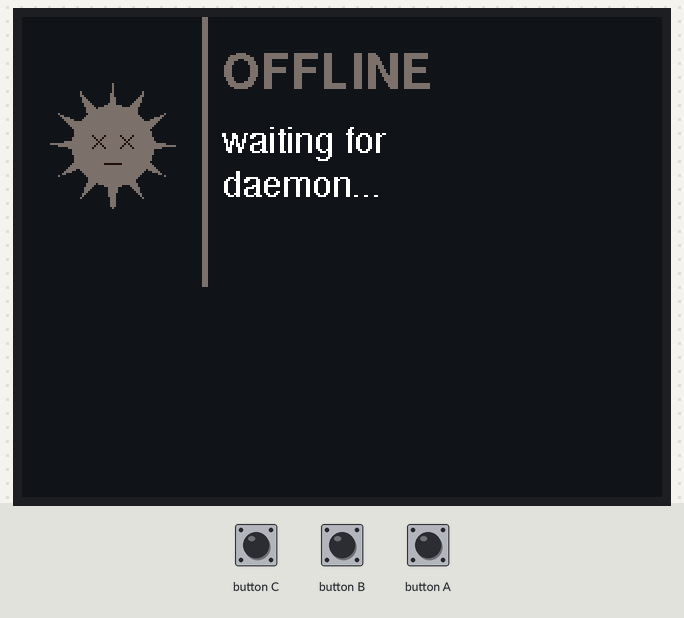
The program below on a simulated ESP32. On the bench: 320×240 colour display. The inputs (shaded band) are chosen by the test bench. Nothing arrives over Bluetooth unless stated; a phone connects over Bluetooth LE 3 s after start.

Above: at 1.4 s.
1.5 s: button A pressed for 0.15 s
At 2.6 s:
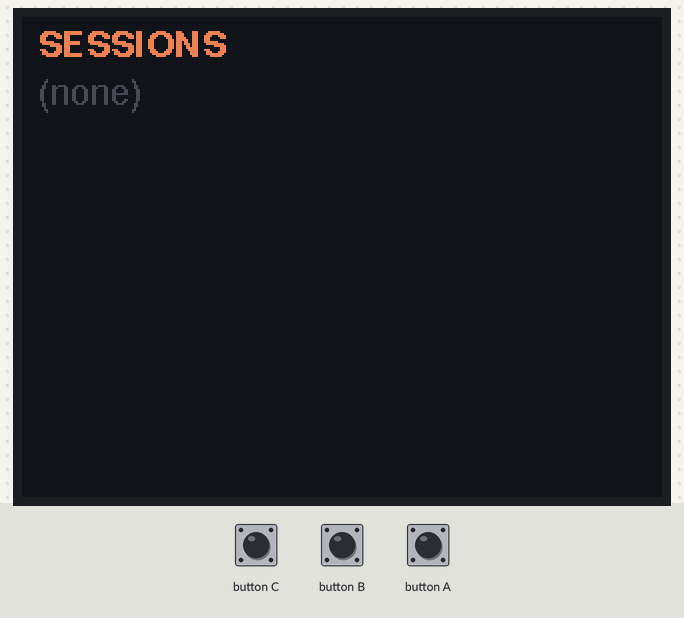
3.1 s: button B pressed for 0.15 s
At 3.8 s:
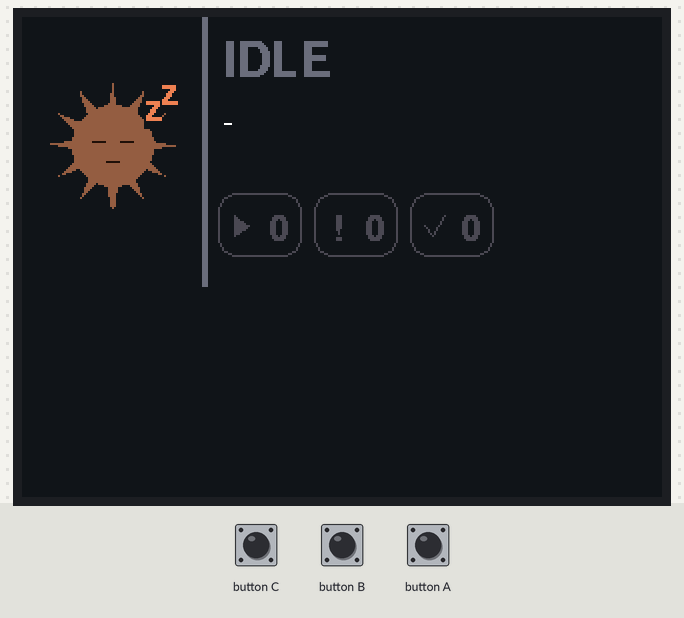
4.7 s: button A pressed for 1 s
At 6.0 s:
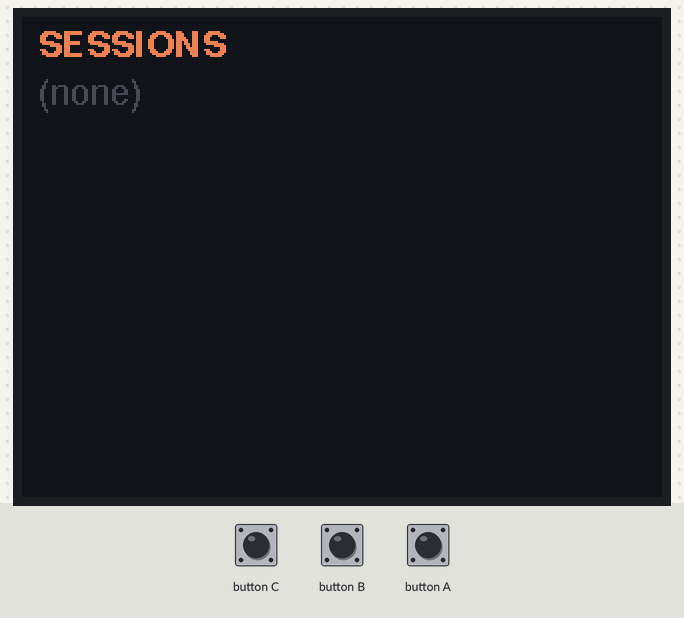
7.2 s: button B pressed for 1 s
At 7.26 s:
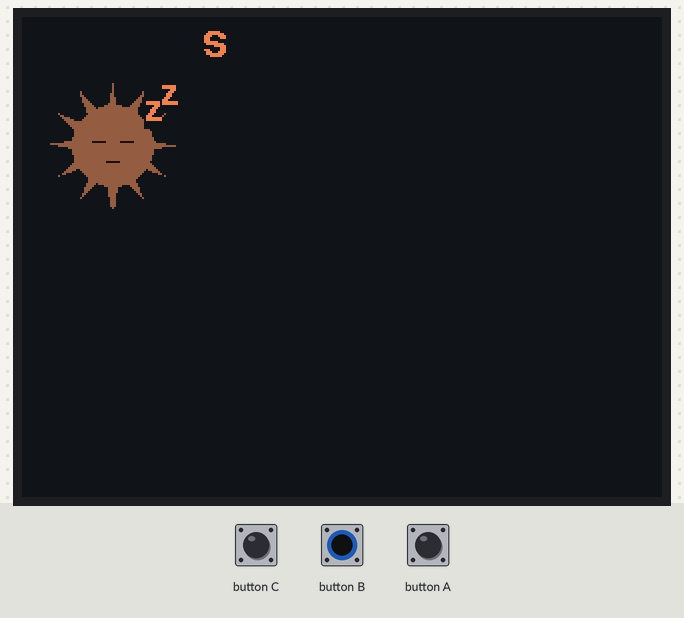
Timing chart, 0 to 10.2 s (numbered marks = the images above; inputs shaded):
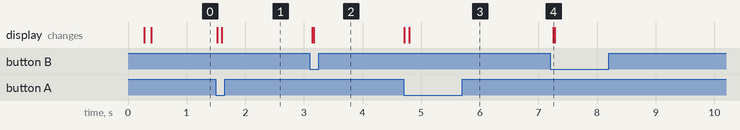

Measured:
- after the input at 1.5 s, the display: first changes at once (image 1 shows a later state)
- after the input at 3.1 s, the display: first changes at once (image 2 shows a later state)
- after the input at 4.7 s, the display: first changes at once (image 3 shows a later state)
- after the input at 7.2 s, the display: changes after 0.06 s (image 4)

The program:

main.cpp
```cpp
#include <M5Unified.h>
#include <NimBLEDevice.h>
#include <ArduinoJson.h>
#include <math.h>

static const char* SERVICE_UUID = "c1a0de00-0001-4a00-b000-000000000001";
static const char* STATUS_UUID  = "c1a0de00-0002-4a00-b000-000000000002";

enum { ST_IDLE = 0, ST_RUNNING = 1, ST_DONE = 2, ST_NEEDS = 3 };
#define MASC_DISC 4   // mascot-only "disconnected" expression (not a session state)

// ---- landscape layout ----
static const int SCRW = 240, SCRH = 135;
static const int MW   = 90;   // mascot panel width (left); info panel is MW..240

struct Status {
  int u = 0, r = 0, d = 0, i = 0;
  String top = "";
  int n = 0;
  String proj[5];
  int pstate[5];
  bool valid = false;
} g_status;

// portMUX-guarded fixed-buffer handoff (cross-core data-race hardening)
static portMUX_TYPE g_mux = portMUX_INITIALIZER_UNLOCKED;
static char g_rxBuf[256];
volatile bool g_dirty = false;
volatile bool g_connected = false;

// off-screen canvas for the mascot panel (avoids flicker during animation)
M5Canvas g_spr(&M5.Display);

// palette (filled in initColors after M5.begin)
uint16_t COL_BG, COL_BG2, COL_DIM, COL_ORANGE, COL_ORANGE_DIM, COL_ORANGE_GREY, COL_EYE;

void initColors() {
  COL_BG          = M5.Display.color565(22, 22, 28);
  COL_BG2         = M5.Display.color565(44, 44, 52);
  COL_DIM         = M5.Display.color565(74, 74, 86);
  COL_ORANGE      = M5.Display.color565(236, 130, 86);
  COL_ORANGE_DIM  = M5.Display.color565(150, 92, 64);
  COL_ORANGE_GREY = M5.Display.color565(122, 112, 110);
  COL_EYE         = M5.Display.color565(34, 18, 10);
}

class StatusCb : public NimBLECharacteristicCallbacks {
  void onWrite(NimBLECharacteristic* c) override {
    std::string v = c->getValue();  // NimBLEAttValue -> std::string deep copy
    portENTER_CRITICAL(&g_mux);
    strncpy(g_rxBuf, v.c_str(), sizeof(g_rxBuf) - 1);
    g_rxBuf[sizeof(g_rxBuf) - 1] = 0;
    g_dirty = true;
    portEXIT_CRITICAL(&g_mux);
  }
};

class ServerCb : public NimBLEServerCallbacks {
  void onConnect(NimBLEServer*) override { g_connected = true; }
  void onDisconnect(NimBLEServer*) override {
    g_connected = false;
    NimBLEDevice::startAdvertising();
  }
};

uint16_t stateColor(int st) {
  switch (st) {
    case ST_NEEDS:   return M5.Display.color565(255, 176, 0);
    case ST_DONE:    return M5.Display.color565(0, 200, 80);
    case ST_RUNNING: return M5.Display.color565(0, 150, 255);
    default:         return M5.Display.color565(110, 110, 122);
  }
}

const char* stateLabel(int st) {
  switch (st) {
    case ST_NEEDS:   return "NEEDS YOU";
    case ST_DONE:    return "DONE";
    case ST_RUNNING: return "RUNNING";
    default:         return "IDLE";
  }
}

int mostUrgent() {
  if (g_status.u > 0) return ST_NEEDS;
  if (g_status.d > 0) return ST_DONE;
  if (g_status.r > 0) return ST_RUNNING;
  return ST_IDLE;
}

void parseStatus(const char* s) {
  JsonDocument doc;
  if (deserializeJson(doc, s)) return;
  g_status.u = doc["u"] | 0;
  g_status.r = doc["r"] | 0;
  g_status.d = doc["d"] | 0;
  g_status.i = doc["i"] | 0;
  g_status.top = String((const char*)(doc["top"] | ""));
  g_status.n = 0;
  for (JsonObject o : doc["sessions"].as<JsonArray>()) {
    if (g_status.n >= 5) break;
    g_status.proj[g_status.n] = String((const char*)(o["project"] | "?"));
    g_status.pstate[g_status.n] = o["state"] | 0;
    g_status.n++;
  }
  g_status.valid = true;
}

// ----------------------------------------------------------------------------
// Mascot: an orange "Claude sunburst" whose face reacts to the agent state.
// Drawn into the off-screen sprite g_spr (size MW x SCRH), then pushed at (0,0).
// ----------------------------------------------------------------------------
void drawSunburst(M5Canvas& g, int cx, int cy, uint16_t col, int frame, int st) {
  const int n = 12;
  float rin = 17.0f, rout = 31.0f;
  float rot = 0.0f;
  if (st == ST_RUNNING) {            // spin + gentle pulse while working
    rot  = frame * 0.20f;
    rout = 29.0f + ((frame % 2) ? 4.0f : 0.0f);
  }
  const float aw = 0.17f;
  for (int k = 0; k < n; k++) {
    float a = rot + k * (2.0f * PI / n);
    int x0 = cx + cosf(a - aw) * rin, y0 = cy + sinf(a - aw) * rin;
    int x1 = cx + cosf(a + aw) * rin, y1 = cy + sinf(a + aw) * rin;
    int xt = cx + cosf(a) * rout,     yt = cy + sinf(a) * rout;
    g.fillTriangle(x0, y0, x1, y1, xt, yt, col);
  }
}

void drawMascot(M5Canvas& g, int st, int frame) {
  g.fillSprite(COL_BG);

  uint16_t body = COL_ORANGE;
  if (st == ST_IDLE)      body = COL_ORANGE_DIM;
  if (st == MASC_DISC)    body = COL_ORANGE_GREY;

  int cx = MW / 2, cy = 64;
  if (st == ST_NEEDS) cx += (frame % 2) ? 3 : -3;   // excited wiggle

  drawSunburst(g, cx, cy, body, frame, st);
  g.fillCircle(cx, cy, 20, body);

  const uint16_t E = COL_EYE;
  switch (st) {
    case ST_RUNNING: {
      g.fillCircle(cx - 7, cy - 2, 3, E);
      g.fillCircle(cx + 7, cy - 2, 3, E);
      g.fillCircle(cx, cy + 8, 2, E);                 // focused mouth
      int lit = frame % 4;                            // thinking dots
      for (int d = 0; d < 3; d++) {
        uint16_t c = (d < lit) ? TFT_WHITE : COL_BG2;
        g.fillCircle(cx + 16 + d * 8, cy - 22, 2, c);
      }
      break;
    }
    case ST_DONE: {
      g.drawLine(cx - 10, cy - 1, cx - 7, cy - 4, E);  // ^ ^ happy eyes
      g.drawLine(cx - 7, cy - 4, cx - 4, cy - 1, E);
      g.drawLine(cx + 4, cy - 1, cx + 7, cy - 4, E);
      g.drawLine(cx + 7, cy - 4, cx + 10, cy - 1, E);
      g.fillArc(cx, cy + 2, 6, 9, 20, 160, E);         // smile
      break;
    }
    case ST_NEEDS: {
      g.fillCircle(cx - 7, cy - 2, 4, TFT_WHITE);      // wide eyes
      g.fillCircle(cx - 7, cy - 2, 2, E);
      g.fillCircle(cx + 7, cy - 2, 4, TFT_WHITE);
      g.fillCircle(cx + 7, cy - 2, 2, E);
      g.drawCircle(cx, cy + 8, 3, E);                  // "o" mouth
      g.fillRoundRect(cx - 7, cy - 42, 15, 19, 4, TFT_WHITE);  // "!" bubble
      g.setTextColor(stateColor(ST_NEEDS), TFT_WHITE);
      g.setFont(&fonts::FreeSansBold9pt7b);
      g.setTextDatum(middle_center);
      g.drawString("!", cx, cy - 32);
      break;
    }
    case MASC_DISC: {
      g.drawLine(cx - 10, cy - 5, cx - 4, cy + 1, E);  // X eyes
      g.drawLine(cx - 10, cy + 1, cx - 4, cy - 5, E);
      g.drawLine(cx + 4, cy - 5, cx + 10, cy + 1, E);
      g.drawLine(cx + 4, cy + 1, cx + 10, cy - 5, E);
      g.drawLine(cx - 4, cy + 9, cx + 4, cy + 9, E);   // flat mouth
      break;
    }
    default: {  // ST_IDLE — sleeping
      g.drawLine(cx - 10, cy - 2, cx - 4, cy - 2, E);
      g.drawLine(cx + 4, cy - 2, cx + 10, cy - 2, E);
      g.drawLine(cx - 3, cy + 8, cx + 3, cy + 8, E);
      g.setTextColor(COL_ORANGE, COL_BG);
      g.setFont(&fonts::FreeSansBold9pt7b);
      g.setTextDatum(middle_center);
      g.drawString("z", cx + 20, cy - 20);
      g.drawString("z", cx + 28, cy - 28);
      break;
    }
  }
  g.pushSprite(0, 0);
}

// ----------------------------------------------------------------------------
// Info panel (right of the mascot): state label, top project, count pills.
// Drawn directly on the display so mascot animation never disturbs it.
// ----------------------------------------------------------------------------
void drawPill(int x, int y, uint16_t col, int count, int kind) {
  const int w = 42, h = 32, r = 9;
  bool on = count > 0;
  uint16_t fg = on ? TFT_BLACK : COL_DIM;
  if (on) M5.Display.fillRoundRect(x, y, w, h, r, col);
  else    M5.Display.drawRoundRect(x, y, w, h, r, COL_DIM);

  int my = y + h / 2;
  if (kind == ST_RUNNING) {                 // play triangle
    M5.Display.fillTriangle(x + 8, my - 5, x + 8, my + 5, x + 15, my, fg);
  } else if (kind == ST_NEEDS) {            // bang
    M5.Display.setFont(&fonts::FreeSansBold9pt7b);
    M5.Display.setTextDatum(middle_center);
    M5.Display.setTextColor(fg, on ? col : COL_BG);
    M5.Display.drawString("!", x + 11, my);
  } else {                                  // check mark
    M5.Display.drawLine(x + 7, my, x + 11, my + 5, fg);
    M5.Display.drawLine(x + 11, my + 5, x + 17, my - 5, fg);
  }

  char buf[6];
  snprintf(buf, sizeof(buf), "%d", count);
  M5.Display.setFont(&fonts::FreeSansBold9pt7b);
  M5.Display.setTextDatum(middle_right);
  M5.Display.setTextColor(fg, on ? col : COL_BG);
  M5.Display.drawString(buf, x + w - 7, my);
}

void drawInfoPanel(int st) {
  M5.Display.fillRect(MW, 0, SCRW - MW, SCRH, COL_BG);
  M5.Display.fillRect(MW, 0, 3, SCRH, stateColor(st));   // accent divider

  int x0 = MW + 10;
  M5.Display.setTextColor(stateColor(st), COL_BG);
  M5.Display.setFont(&fonts::FreeSansBold12pt7b);
  M5.Display.setTextDatum(top_left);
  M5.Display.drawString(stateLabel(st), x0, 12);

  String top = g_status.top;
  if (top.length() == 0) top = "-";
  if (top.length() > 14) top = top.substring(0, 13) + "..";
  M5.Display.setTextColor(TFT_WHITE, COL_BG);
  M5.Display.setFont(&fonts::FreeSans9pt7b);
  M5.Display.drawString(top, x0, 44);

  int py = 88;
  drawPill(MW + 8,  py, stateColor(ST_RUNNING), g_status.r, ST_RUNNING);
  drawPill(MW + 56, py, stateColor(ST_NEEDS),   g_status.u, ST_NEEDS);
  drawPill(MW + 104, py, stateColor(ST_DONE),   g_status.d, ST_DONE);
}

int g_view = 0;  // 0 = summary, 1 = detail
int g_frame = 0;
uint32_t g_lastFrameMs = 0;

void renderSummary() {
  int st = mostUrgent();
  drawMascot(g_spr, st, g_frame);
  drawInfoPanel(st);
}

void renderDetail() {
  M5.Display.fillScreen(COL_BG);
  M5.Display.setTextColor(COL_ORANGE, COL_BG);
  M5.Display.setFont(&fonts::FreeSansBold9pt7b);
  M5.Display.setTextDatum(top_left);
  M5.Display.drawString("SESSIONS", 8, 6);

  int y = 30;
  M5.Display.setFont(&fonts::FreeSans9pt7b);
  if (g_status.n == 0) {
    M5.Display.setTextColor(COL_DIM, COL_BG);
    M5.Display.drawString("(none)", 8, y);
    return;
  }
  for (int k = 0; k < g_status.n; k++) {
    M5.Display.fillCircle(12, y + 8, 4, stateColor(g_status.pstate[k]));
    String p = g_status.proj[k];
    if (p.length() > 13) p = p.substring(0, 12) + "..";
    M5.Display.setTextColor(TFT_WHITE, COL_BG);
    M5.Display.setTextDatum(top_left);
    M5.Display.drawString(p, 24, y);
    M5.Display.setTextColor(stateColor(g_status.pstate[k]), COL_BG);
    M5.Display.setTextDatum(top_right);
    M5.Display.drawString(stateLabel(g_status.pstate[k]), SCRW - 6, y);
    y += 21;
  }
}

void render() {
  if (g_view == 1) renderDetail();
  else renderSummary();
}

int g_lastUrgent = -1;
bool g_wasConnected = true;

void renderDisconnected() {
  M5.Display.fillScreen(COL_BG);
  drawMascot(g_spr, MASC_DISC, 0);
  M5.Display.fillRect(MW, 0, 3, SCRH, COL_ORANGE_GREY);
  int x0 = MW + 10;
  M5.Display.setTextColor(COL_ORANGE_GREY, COL_BG);
  M5.Display.setFont(&fonts::FreeSansBold12pt7b);
  M5.Display.setTextDatum(top_left);
  M5.Display.drawString("OFFLINE", x0, 18);
  M5.Display.setTextColor(TFT_WHITE, COL_BG);
  M5.Display.setFont(&fonts::FreeSans9pt7b);
  M5.Display.drawString("waiting for", x0, 54);
  M5.Display.drawString("daemon...", x0, 76);
}

void flashNeedsInput() {
  M5.Display.fillScreen(stateColor(ST_NEEDS));
  delay(110);
}

void selfTest() {
  int seq[] = {ST_IDLE, ST_RUNNING, ST_DONE, ST_NEEDS};
  for (int k = 0; k < 4; k++) {
    M5.Display.fillRect(MW, 0, SCRW - MW, SCRH, COL_BG);
    drawMascot(g_spr, seq[k], k);
    M5.Display.fillRect(MW, 0, 3, SCRH, stateColor(seq[k]));
    M5.Display.setTextColor(stateColor(seq[k]), COL_BG);
    M5.Display.setFont(&fonts::FreeSansBold12pt7b);
    M5.Display.setTextDatum(top_left);
    M5.Display.drawString(stateLabel(seq[k]), MW + 10, 50);
    delay(650);
  }
}

void setup() {
  auto cfg = M5.config();
  M5.begin(cfg);
  M5.Display.setRotation(1);            // landscape 240x135
  initColors();
  g_spr.setColorDepth(16);
  g_spr.createSprite(MW, SCRH);

  M5.update();
  if (M5.BtnB.isPressed()) selfTest();
  renderDisconnected();                 // boot = not yet connected to daemon

  NimBLEDevice::init("ClaudeWatch");
  NimBLEServer* server = NimBLEDevice::createServer();
  server->setCallbacks(new ServerCb());
  NimBLEService* svc = server->createService(SERVICE_UUID);
  NimBLECharacteristic* ch = svc->createCharacteristic(
      STATUS_UUID, NIMBLE_PROPERTY::WRITE | NIMBLE_PROPERTY::WRITE_NR);
  ch->setCallbacks(new StatusCb());
  svc->start();
  NimBLEAdvertising* adv = NimBLEDevice::getAdvertising();
  adv->addServiceUUID(SERVICE_UUID);
  adv->start();
}

void loop() {
  M5.update();

  if (g_connected != g_wasConnected) {
    g_wasConnected = g_connected;
    if (g_connected) render();
    else renderDisconnected();
  }

  if (M5.BtnA.wasPressed()) { g_view = 1; render(); }
  if (M5.BtnB.wasPressed()) { g_view = 0; render(); }

  char rx[256];
  bool have = false;
  portENTER_CRITICAL(&g_mux);
  if (g_dirty) { memcpy(rx, g_rxBuf, sizeof(rx)); g_dirty = false; have = true; }
  portEXIT_CRITICAL(&g_mux);
  if (have) {
    parseStatus(rx);
    int urgent = mostUrgent();
    if (urgent == ST_NEEDS && g_lastUrgent != ST_NEEDS && g_view == 0) {
      flashNeedsInput();
    }
    g_lastUrgent = urgent;
    if (g_connected) render();
  }

  // animate the mascot (working spin / needs wiggle) without redrawing text
  if (g_view == 0 && g_connected) {
    int st = mostUrgent();
    if ((st == ST_RUNNING || st == ST_NEEDS) && millis() - g_lastFrameMs > 170) {
      g_lastFrameMs = millis();
      g_frame++;
      drawMascot(g_spr, st, g_frame);
    }
  }

  delay(20);
}
```
